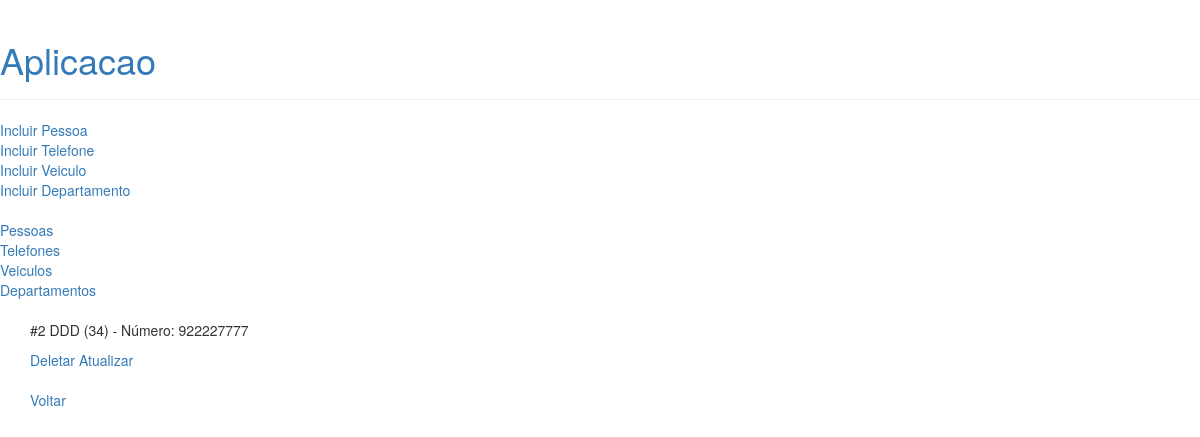
The app's page /aplicacao/telefone/2, older data.
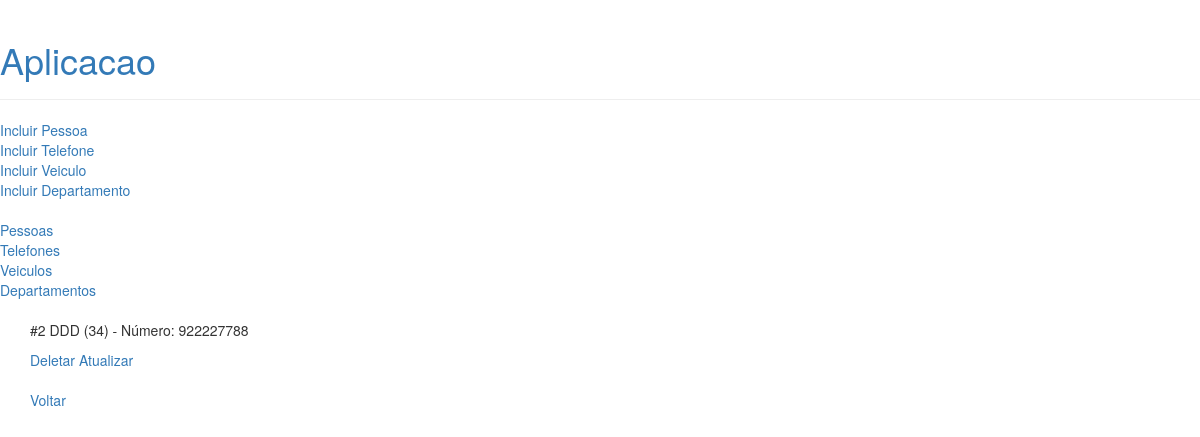
The same page, newer data.
### aplicacao/models.py (models this page shows, shortened)
class Telefone(models.Model):
    ddd = models.IntegerField(null=True)
    numero = models.IntegerField(null=True)
    proprietario = models.ForeignKey(
        Pessoa,
        on_delete=models.RESTRICT,
        null=True
    )
    OPCOES_TIPO_TELEFONE = [
        ('P','Pessoal'),
        ('C','Comercial'),
        ('I','Indefinido')
    ]
    tipo = models.CharField(
        max_length=1,
        choices=OPCOES_TIPO_TELEFONE,
        default='I'
    )
    objects = TelefoneManager()

### aplicacao/views/viewstelefones.py (the view)
# urls.py: path('telefone/<int:phoneid>', viewstelefones.telefone, name='telefone'),
def telefone(request,phoneid):
    if (request.method == 'GET'):
        db_telefone = Telefone.objects.aphone(phoneid=phoneid).values()
        payload = { 'telefone' : list(db_telefone) }
        print(payload)
        template = loader.get_template('telefone/detalhartelefone.html')
        return HttpResponse(template.render(payload, request))

### aplicacao/models.py (called while the page is built)
    def aphone(self,phoneid):
        result = self.filter(id=phoneid)
        return result

### aplicacao/templates/telefone/detalhartelefone.html
{% extends 'base.html' %}
{% block content %}
    {% if telefone %}
        {% for t in telefone %}
            <div>
                <p>#{{t.id}} DDD ({{t.ddd}}) - Número: {{t.numero}}</p>
                <a href="/aplicacao/telefone/deletar/{{t.id}}">Deletar</a>
                <a href="/aplicacao/telefone/atualizar/{{t.id}}">Atualizar</a>
            </div>
        {% endfor %}
    {% else %}
        <p>Não foi possível localizar os dados do telefone.</p>
    {% endif %}
    <br />
    <a href="/aplicacao/telefones">Voltar</a>
{% endblock %}

Row changes from the older to the newer data that the page shows:
changed Telefone id 2: numero "922227777" → "922227788"
